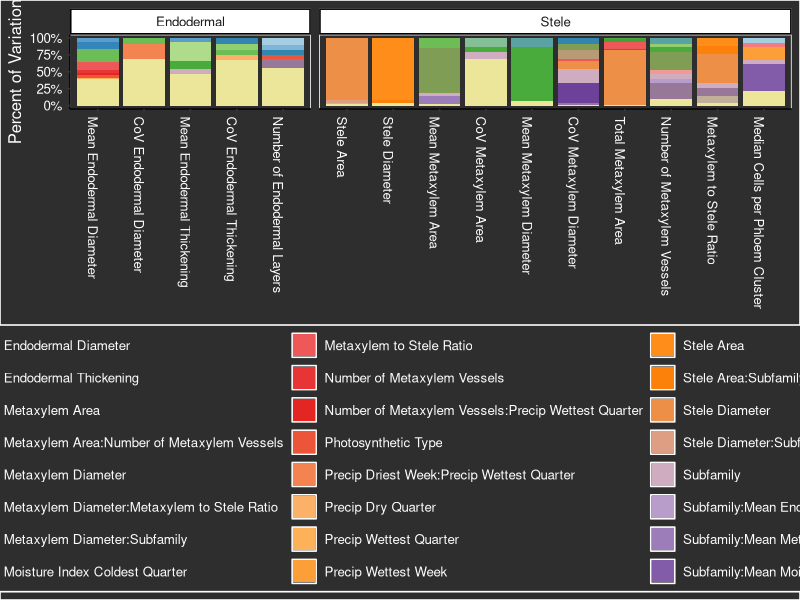
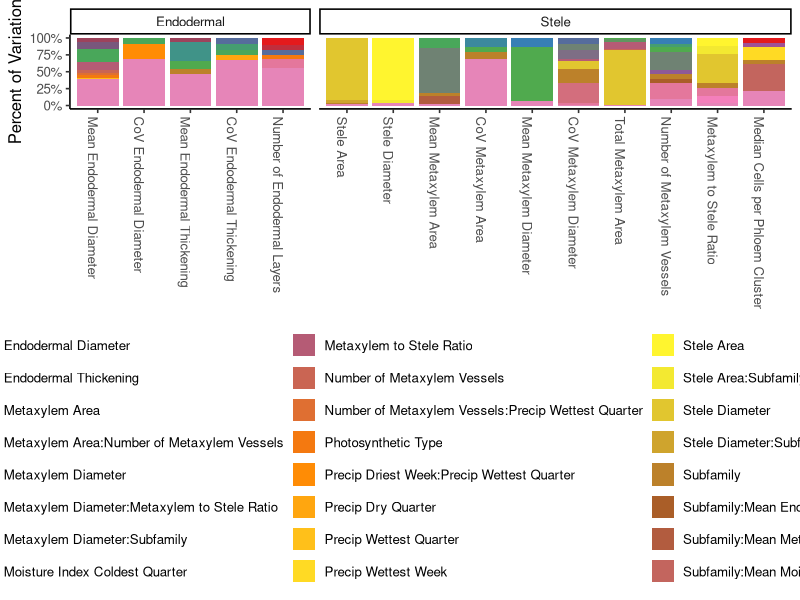

Source code (R) for these figures, in order: (Note: this script raises an error after producing the figures.)
library(ggplot2)
library(RColorBrewer)


pgls.results <- read.csv("Reduced pgls results.csv", header=TRUE)

pgls.results$Xvar <- factor(pgls.results$Xvar, levels=unique(as.character(pgls.results$Xvar)) )

colorscheme <- colorRampPalette(brewer.pal(9, "Set1"))
darkplot.colorscheme <- colorRampPalette(brewer.pal(12, "Paired"))


# Create a faceted plot, organized by endodermal vs stele tissue. Legend will be 
# placed at the bottom due to the size. 

full.plot <- ggplot(pgls.results, aes(x = pgls.results$Xvar, y = pgls.results$Rsq.Pct,
              fill = pgls.results$Fillvar)) + 
  geom_bar(position = "fill",stat = "identity") +
  theme_classic(base_size=12) + theme(legend.position = "bottom") + 
  scale_fill_manual(values = colorscheme(40)) + scale_y_continuous(labels = scales::percent) +
  labs(x = NULL, y = "Percent of Variation") + 
  facet_grid(~Group, space="free", scales="free") +
  scale_x_discrete(labels=function(x) gsub("[[:punct:]]", " ", x)) + 
  theme(axis.text.x=element_text(angle = -90, hjust = 0)) + theme(legend.title=element_blank())

dark.plot <- ggplot(pgls.results, aes(x = pgls.results$Xvar, y = pgls.results$Rsq.Pct,
                                      fill = pgls.results$Fillvar)) + 
  geom_bar(position = "fill",stat = "identity") +
  theme_classic(base_size=12) + 
  theme(panel.background = element_rect(fill = "grey18", colour = "grey99")) +
  theme(legend.position = "bottom") + 
  theme(legend.background = element_rect(fill = "grey18", colour = "grey99")) +
  theme(legend.text = element_text(colour = "grey99")) +
  theme(plot.background = element_rect(fill = "grey18", colour = "grey99")) +
  theme(text= element_text(colour="grey99")) +
  scale_fill_manual(values = darkplot.colorscheme(40)) + 
  scale_y_continuous(labels = scales::percent) +
  labs(x = NULL, y = "Percent of Variation", colour = "grey99") + 
  facet_grid(~Group, space="free", scales="free") +
  scale_x_discrete(labels=function(x) gsub("[[:punct:]]", " ", x)) + 
  theme(axis.text.x=element_text(angle = -90, hjust = 0, colour="grey99")) + 
  theme(axis.text.y=element_text(colour="grey99")) +
  theme(legend.title=element_blank())

viridis.plot1 <- ggplot(pgls.results, aes(x = pgls.results$Xvar, y = pgls.results$Rsq.Pct,
              fill = pgls.results$Fillvar)) + 
  geom_bar(position = "fill",stat = "identity") +
  theme_classic(base_size=12) + theme(legend.position = "bottom") + 
  scale_fill_viridis(discrete = TRUE, option="magma") + scale_y_continuous(labels = scales::percent) +
  labs(x = NULL, y = "Percent of Variation") + 
  facet_grid(~Group, space="free", scales="free") +
  scale_x_discrete(labels=function(x) gsub("[[:punct:]]", " ", x)) + 
  theme(axis.text.x=element_text(angle = -90, hjust = 0)) + theme(legend.title=element_blank())

manual.colorscheme <- c("coral3", "chartreuse3", "cadetblue3", "brown3", "blue3",
                        "azure3", "antiquewhite3", "dodgerblue3", "deeppink3", "darkslategray",
                        "darkorange3", "darkgreen", "cyan3", "forestgreen",
                        "firebrick3", "indianred3", "honeydew4", "maroon3", "lightsteelblue4",
                        "lightsalmon3", "lightgoldenrod3", "palevioletred3", "orangered3",
                        "olivedrab4", "navyblue", "springgreen3", "skyblue3", "salmon4",
                        "red4", "hotpink4", "midnightblue", "turquoise4",
                        "wheat4", "lightcoral", "mediumpurple3", "grey63")

manual.plot <- ggplot(pgls.results, aes(x = pgls.results$Xvar, y = pgls.results$Rsq.Pct,
              fill = pgls.results$Fillvar)) + 
  geom_bar(position = "fill",stat = "identity") +
  theme_classic(base_size=12) + theme(legend.position = "bottom") + 
  scale_fill_manual(values = manual.colorscheme) + 
  scale_y_continuous(labels = scales::percent) +
  labs(x = NULL, y = "Percent of Variation", size=16, face="bold") + 
  facet_grid(~Group, space="free", scales="free") +
  theme(strip.text.x = element_text(size = 16, face="bold")) +
  scale_x_discrete(labels=function(x) gsub("[[:punct:]]", " ", x)) + 
  theme(axis.text.x=element_text(angle = -90, vjust=0.5, hjust=0, size=14)) + 
  theme(legend.title=element_blank())

ggsave("manual_plot_light_hi-res v2.eps", dpi=1200, scale=2.5)
manual.plot.dark <-  ggplot(pgls.results, aes(x = pgls.results$Xvar, y = pgls.results$Rsq.Pct,
                                      fill = pgls.results$Fillvar)) + 
  geom_bar(position = "fill",stat = "identity") +
  theme_classic(base_size=12) + 
  theme(panel.background = element_rect(fill = "grey18", colour = "grey99")) +
  theme(legend.position = "bottom") + 
  theme(legend.background = element_rect(fill = "grey18", colour = "grey99")) +
  theme(legend.text = element_text(colour = "grey99")) +
  theme(plot.background = element_rect(fill = "grey18", colour = "grey99")) +
  theme(text= element_text(colour="grey99")) +
  scale_fill_manual(values = manual.colorscheme) + 
  scale_y_continuous(labels = scales::percent) +
  labs(x = NULL, y = "Percent of Variation", colour = "grey99") + 
  facet_grid(~Group, space="free", scales="free") +
  scale_x_discrete(labels=function(x) gsub("[[:punct:]]", " ", x)) + 
  theme(axis.text.x=element_text(angle = -90, hjust = 0, colour="grey99")) + 
  theme(axis.text.y=element_text(colour="grey99")) +
  theme(legend.title=element_blank())


ggsave(filename = "darkplot_Paired-12-40.pdf", dpi=900)
